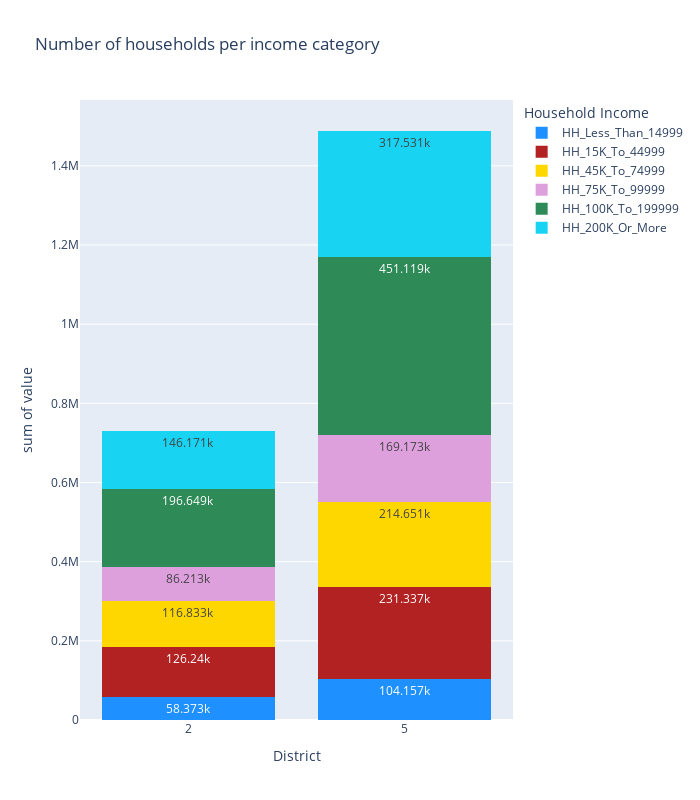

Here is the notebook cell this chart was saved with:
### Markdown cell above
I think these income groupings are in **[wide-form format](https://plotly.com/python/wide-form/)**, so I have to finagle a bit for the colors to work on the legend.

### Code cell
#cannot do percents because it won't stack to 100 - use HH counts columns instead
#consider horizontal bars
#how to make the bars one solid color -- use px.histogram instead of px.bar

parks_income['DIST_SUP'] = parks_income['DIST_SUP'].astype(str)

fig = px.histogram(parks_income,
                   x = 'DIST_SUP',
                   y=[ 'HH_Less_Than_14999',  
                'HH_15K_To_44999',      
                'HH_45K_To_74999',      
                'HH_75K_To_99999',      
                'HH_100K_To_199999',   
                'HH_200K_Or_More'], #color='DIST_SUP',
                   labels={'DIST_SUP': 'District'}, #rename the variables for display
                   color_discrete_sequence=["dodgerblue", "firebrick", "gold", "plum", "seagreen", "forest green"], #change colors
                   text_auto = True, #label each portion of the stack
                   title = 'Number of households per income category')

#fig.update_layout(barmode='group') #don't stack d2 and d5

fig.update_layout(legend_title_text='Household Income') #update the legend title

#this doesn't work for me :(
#update the display name of the variables in the legend
#new = {         'HH_Less_Than_14999': 'Less than $14,999',  
#                'HH_15K_To_44999': '$15K to $44,999',      
#                'HH_45K_To_74999': '$45K to $74,999',      
#                'HH_75K_To_99999': '$75K to $99,999',      
#                'HH_100K_To_199999': '$100K to $199,999',   
#                'HH_200K_Or_More': '$200K or more'}
#fig.for_each_trace(lambda t: t.update(name = new[t.name]))

fig.update_layout(barmode='stack', xaxis={'categoryorder':'category ascending'}) #a hack to make district 2 appear first

fig.update_layout(
    autosize=False,
    height=800,
) #to un-squish the chart per the internet

fig.show()

### Figure 1 — Plotly figure (JSON) as saved in the notebook; plotly's stock layout.template omitted (floating-point values rounded to 4 significant figures; data arrays with more than 128 entries replaced by an {"elided": "..."} marker saying what was removed)
{"data": [{"alignmentgroup": "True", "bingroup": "x", "histfunc": "sum", "hovertemplate": "variable=HH_Less_Than_14999<br>District=%{x}<br>sum of value=%{y}<extra></extra>", "legendgroup": "HH_Less_Than_14999", "marker": {"color": "dodgerblue", "pattern": {"shape": ""}}, "name": "HH_Less_Than_14999", "offsetgroup": "HH_Less_Than_14999", "orientation": "v", "showlegend": true, "texttemplate": "%{value}", "type": "histogram", "x": {"elided": "1529 str values"}, "xaxis": "x", "y": {"elided": "1529 int values"}, "yaxis": "y"}, {"alignmentgroup": "True", "bingroup": "x", "histfunc": "sum", "hovertemplate": "variable=HH_15K_To_44999<br>District=%{x}<br>sum of value=%{y}<extra></extra>", "legendgroup": "HH_15K_To_44999", "marker": {"color": "firebrick", "pattern": {"shape": ""}}, "name": "HH_15K_To_44999", "offsetgroup": "HH_15K_To_44999", "orientation": "v", "showlegend": true, "texttemplate": "%{value}", "type": "histogram", "x": {"elided": "1529 str values"}, "xaxis": "x", "y": {"elided": "1529 int values"}, "yaxis": "y"}, {"alignmentgroup": "True", "bingroup": "x", "histfunc": "sum", "hovertemplate": "variable=HH_45K_To_74999<br>District=%{x}<br>sum of value=%{y}<extra></extra>", "legendgroup": "HH_45K_To_74999", "marker": {"color": "gold", "pattern": {"shape": ""}}, "name": "HH_45K_To_74999", "offsetgroup": "HH_45K_To_74999", "orientation": "v", "showlegend": true, "texttemplate": "%{value}", "type": "histogram", "x": {"elided": "1529 str values"}, "xaxis": "x", "y": {"elided": "1529 int values"}, "yaxis": "y"}, {"alignmentgroup": "True", "bingroup": "x", "histfunc": "sum", "hovertemplate": "variable=HH_75K_To_99999<br>District=%{x}<br>sum of value=%{y}<extra></extra>", "legendgroup": "HH_75K_To_99999", "marker": {"color": "plum", "pattern": {"shape": ""}}, "name": "HH_75K_To_99999", "offsetgroup": "HH_75K_To_99999", "orientation": "v", "showlegend": true, "texttemplate": "%{value}", "type": "histogram", "x": {"elided": "1529 str values"}, "xaxis": "x", "y": {"elided": "1529 int values"}, "yaxis": "y"}, {"alignmentgroup": "True", "bingroup": "x", "histfunc": "sum", "hovertemplate": "variable=HH_100K_To_199999<br>District=%{x}<br>sum of value=%{y}<extra></extra>", "legendgroup": "HH_100K_To_199999", "marker": {"color": "seagreen", "pattern": {"shape": ""}}, "name": "HH_100K_To_199999", "offsetgroup": "HH_100K_To_199999", "orientation": "v", "showlegend": true, "texttemplate": "%{value}", "type": "histogram", "x": {"elided": "1529 str values"}, "xaxis": "x", "y": {"elided": "1529 int values"}, "yaxis": "y"}, {"alignmentgroup": "True", "bingroup": "x", "histfunc": "sum", "hovertemplate": "variable=HH_200K_Or_More<br>District=%{x}<br>sum of value=%{y}<extra></extra>", "legendgroup": "HH_200K_Or_More", "marker": {"color": "forest green", "pattern": {"shape": ""}}, "name": "HH_200K_Or_More", "offsetgroup": "HH_200K_Or_More", "orientation": "v", "showlegend": true, "texttemplate": "%{value}", "type": "histogram", "x": {"elided": "1529 str values"}, "xaxis": "x", "y": {"elided": "1529 int values"}, "yaxis": "y"}], "layout": {"autosize": false, "barmode": "stack", "height": 800, "legend": {"title": {"text": "Household Income"}, "tracegroupgap": 0}, "title": {"text": "Number of households per income category"}, "width": 700, "xaxis": {"anchor": "y", "autorange": true, "categoryorder": "category ascending", "domain": [0, 1], "range": [-0.5, 1.5], "title": {"text": "District"}, "type": "category"}, "yaxis": {"anchor": "x", "autorange": true, "domain": [0, 1], "range": [0, 1566000.0], "title": {"text": "sum of value"}, "type": "linear"}}}
